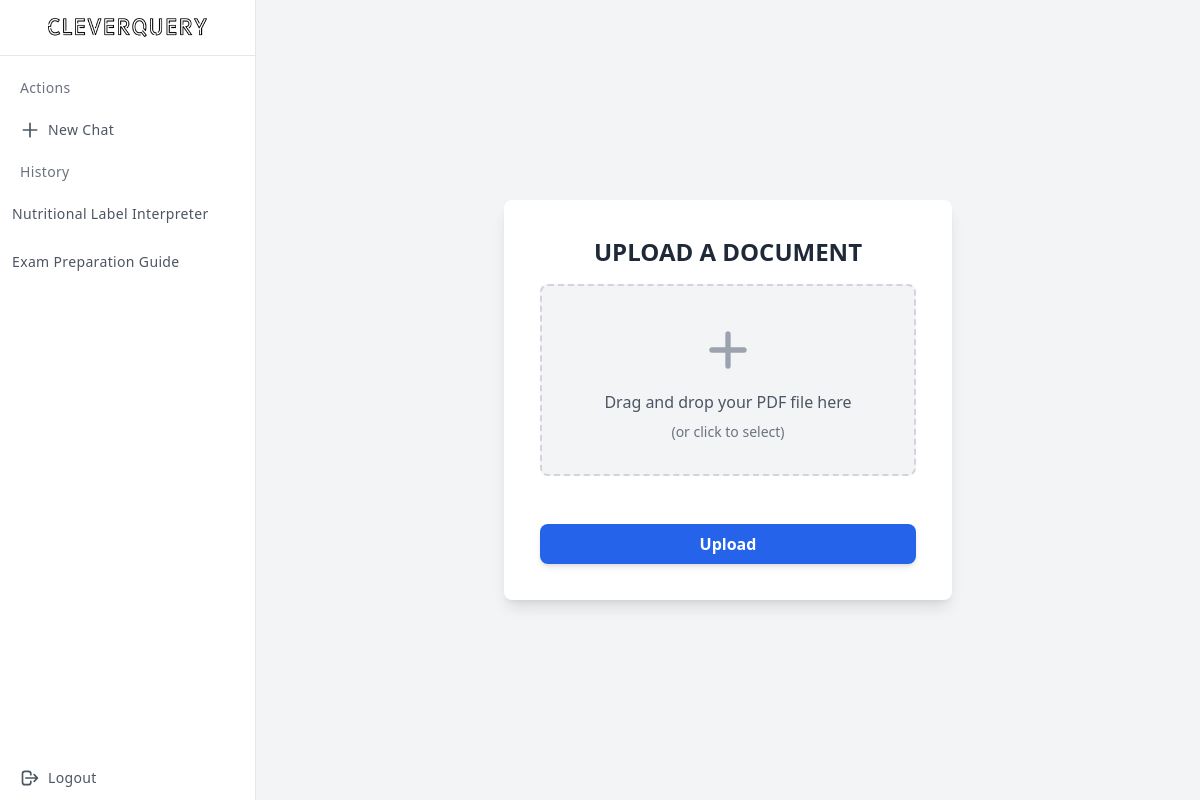
The page /session/53/upload/ (signed in) on the database its author committed.
### core/models.py (models this page shows, shortened)
class Session(models.Model):
    user = models.ForeignKey(User, on_delete=models.CASCADE)
    title = models.CharField(max_length=255)
    created_at = models.DateTimeField(auto_now_add=True)

### core/views.py (the view)
# urls.py: path("session/<int:session_id>/upload/", views.upload_document, name="upload_document"),
@login_required
def upload_document(request, session_id):
    session = Session.objects.get(id=session_id)
    if request.method == "POST":
        file = request.FILES["pdf_file"]
        Document.objects.create(session=session, file=file)
        return redirect("session_detail", session_id=session.id)
    return render(request, "upload_document.html", {"session": session})

### core/context_processors.py (called while the page is built)
def user_sessions(request):
    if request.user.is_authenticated:
        return {"sessions": Session.objects.filter(user=request.user)}
    return {"sessions": []}

### core/templates/upload_document.html (shortened to what this page needs)
{% extends 'base.html' %}
{% block content %}
<div class="bg-gray-100 h-screen flex items-center justify-center p-3">
    <div class="w-full max-w-md p-9 bg-white rounded-lg shadow-lg">
        <h1 class="text-center text-2xl sm:text-2xl font-semibold mb-4 text-gray-800">Upload a Document</h1>
        <form method="post" enctype="multipart/form-data" id="upload-form">
            <div class="bg-gray-100 p-8 text-center rounded-lg border-dashed border-2 border-gray-300 hover:border-blue-500 transition duration-300 ease-in-out transform hover:scale-105 hover:shadow-md" id="dropzone">
                <label for="pdf_file" class="cursor-pointer flex flex-col items-center space-y-2">
                    <svg class="w-16 h-16 text-gray-400" fill="none" viewBox="0 0 24 24" stroke="currentColor">
                        <path stroke-linecap="round" stroke-linejoin="round" stroke-width="2" d="M12 6v6m0 0v6m0-6h6m-6 0H6"></path>
                    </svg>
                    <span class="text-gray-600">Drag and drop your PDF file here</span>
                    <span class="text-gray-500 text-sm">(or click to select)</span>
                </label>
            </div>
            <button type="submit" class="mt-6 w-full py-2 px-4 bg-blue-600 text-white font-semibold rounded-lg shadow-md hover:bg-blue-700 focus:outline-none focus:ring-2 focus:ring-blue-400 focus:ring-opacity-75">
                Upload
            </button>
        </form>
    </div>
</div>
{% endblock %}

### core/templates/base.html (shortened to what this page needs)
<!DOCTYPE html>
<html lang="en">
<head>
    <link rel="stylesheet" href="/static/styles.css">
    <script src="https://cdn.tailwindcss.com"></script>
</head>
<body>
{% if user.is_authenticated %}
  <div class="min-h-screen flex flex-col flex-auto flex-shrink-0 antialiased bg-gray-50 text-gray-800">
    <div class="fixed flex flex-col top-0 left-0 w-64 bg-white h-full border-r">
        <div class="flex items-center justify-center h-14 border-b">
        <a href="/dashboard"><img class="p-12" src="/static/logo.png" alt="CleverQuery"/></a>
        </div>
        <div class="overflow-y-auto overflow-x-hidden flex-grow">
        <ul class="flex flex-col py-4 space-y-1">
            <li class="px-5">
                <div class="flex flex-row items-center h-8">
                    <div class="text-sm font-light tracking-wide text-gray-500">Actions</div>
                </div>
                </li>
                <li>
                <a href="/home" class="relative flex flex-row items-center h-11 focus:outline-none hover:bg-gray-50 text-gray-600 hover:text-gray-800 border-l-4 border-transparent hover:border-indigo-500 pr-6">
                    <span class="inline-flex justify-center items-center ml-4">
                        <svg class="w-5 h-5" fill="none" stroke="currentColor" viewBox="0 0 24 24" xmlns="http://www.w3.org/2000/svg"><path stroke-linecap="round" stroke-linejoin="round" stroke-width="2" d="M12 4v16m8-8H4"></path></svg>
                    </span>
                    <span class="ml-2 text-sm tracking-wide truncate">New Chat</span>
                </a>
                </li>
            <li class="px-5">
            <div class="flex flex-row items-center h-8">
                <div class="text-sm font-light tracking-wide text-gray-500">History</div>
            </div>
            {% for session in sessions reversed %}
            </li>
            <li>
            <a href="/session/{{ session.id }}" class="relative flex flex-row items-center h-11 focus:outline-none hover:bg-gray-50 text-gray-600 hover:text-gray-800 border-l-4 border-transparent hover:border-indigo-500 pr-6 ">
                <span class="ml-2 text-sm tracking-wide truncate">{{ session.title }}</span>
            </a>
            </li>
            {% endfor %}
            <div class="fixed bottom-0 left-0 w-64 bg-white border-r">
                <a href="/logout" class="relative flex flex-row items-center h-11 focus:outline-none hover:bg-gray-50 text-gray-600 hover:text-gray-800 border-l-4 border-transparent hover:border-indigo-500 pr-6">
                    <span class="inline-flex justify-center items-center ml-4">
                        <svg class="w-5 h-5" fill="none" stroke="currentColor" viewBox="0 0 24 24" xmlns="http://www.w3.org/2000/svg"><path stroke-linecap="round" stroke-linejoin="round" stroke-width="2" d="M17 16l4-4m0 0l-4-4m4 4H7m6 4v1a3 3 0 01-3 3H6a3 3 0 01-3-3V7a3 3 0 013-3h4a3 3 0 013 3v1"></path></svg>
                    </span>
                    <span class="ml-2 text-sm tracking-wide truncate">Logout</span>
                    </a>
            </div>
        </ul>
    </div>
</div>
{% endif %}
    <div class="content flex flex-col right-0 {% if user.is_authenticated %}ml-64{% endif %} text-white h-full" id="content">
        {% block content %}
        {% endblock %}
    </div>
    </div>
</body>
</html>

### core/static/styles.css (style rules this page uses)
h1 { font-size: 100px; text-transform: uppercase; margin-bottom: 0.8rem; color: Blue; outline: none; text-align: center; }
li { font-size: small; text-align: left; color: black; }

### rows shown on the page
Session: title "Nutritional Label Interpreter"
Session: title "Exam Preparation Guide"
